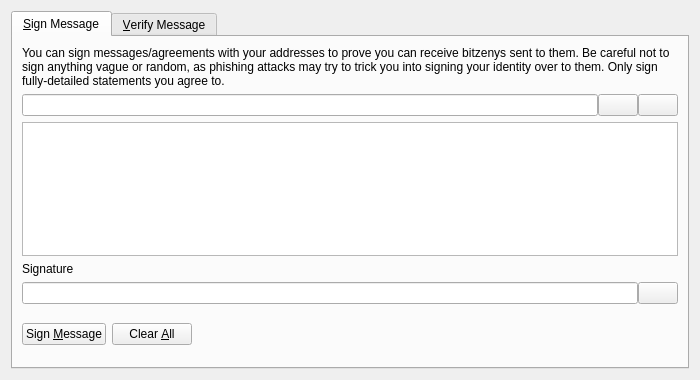
<?xml version="1.0" encoding="UTF-8"?>
<ui version="4.0">
 <class>SignVerifyMessageDialog</class>
 <widget class="QDialog" name="SignVerifyMessageDialog">
  <property name="geometry">
   <rect>
    <x>0</x>
    <y>0</y>
    <width>700</width>
    <height>380</height>
   </rect>
  </property>
  <property name="windowTitle">
   <string>Signatures - Sign / Verify a Message</string>
  </property>
  <property name="modal">
   <bool>true</bool>
  </property>
  <layout class="QVBoxLayout" name="verticalLayout">
   <item>
    <widget class="QTabWidget" name="tabWidget">
     <property name="currentIndex">
      <number>0</number>
     </property>
     <widget class="QWidget" name="tabSignMessage">
      <attribute name="title">
       <string>&amp;Sign Message</string>
      </attribute>
      <layout class="QVBoxLayout" name="verticalLayout_SM">
       <item>
        <widget class="QLabel" name="infoLabel_SM">
         <property name="text">
          <string>You can sign messages/agreements with your addresses to prove you can receive bitzenys sent to them. Be careful not to sign anything vague or random, as phishing attacks may try to trick you into signing your identity over to them. Only sign fully-detailed statements you agree to.</string>
         </property>
         <property name="textFormat">
          <enum>Qt::PlainText</enum>
         </property>
         <property name="wordWrap">
          <bool>true</bool>
         </property>
        </widget>
       </item>
       <item>
        <layout class="QHBoxLayout" name="horizontalLayout_1_SM">
         <property name="spacing">
          <number>0</number>
         </property>
         <item>
          <widget class="QValidatedLineEdit" name="addressIn_SM">
           <property name="toolTip">
            <string>The Bitzeny address to sign the message with</string>
           </property>
          </widget>
         </item>
         <item>
          <widget class="QPushButton" name="addressBookButton_SM">
           <property name="toolTip">
            <string>Choose previously used address</string>
           </property>
           <property name="text">
            <string/>
           </property>
           <property name="icon">
            <iconset resource="../bitzeny.qrc">
             <normaloff>:/icons/address-book</normaloff>:/icons/address-book</iconset>
           </property>
           <property name="shortcut">
            <string>Alt+A</string>
           </property>
           <property name="autoDefault">
            <bool>false</bool>
           </property>
          </widget>
         </item>
         <item>
          <widget class="QPushButton" name="pasteButton_SM">
           <property name="toolTip">
            <string>Paste address from clipboard</string>
           </property>
           <property name="text">
            <string/>
           </property>
           <property name="icon">
            <iconset resource="../bitzeny.qrc">
             <normaloff>:/icons/editpaste</normaloff>:/icons/editpaste</iconset>
           </property>
           <property name="shortcut">
            <string>Alt+P</string>
           </property>
           <property name="autoDefault">
            <bool>false</bool>
           </property>
          </widget>
         </item>
        </layout>
       </item>
       <item>
        <widget class="QPlainTextEdit" name="messageIn_SM">
         <property name="toolTip">
          <string>Enter the message you want to sign here</string>
         </property>
        </widget>
       </item>
       <item>
        <widget class="QLabel" name="signatureLabel_SM">
         <property name="text">
          <string>Signature</string>
         </property>
         <property name="textFormat">
          <enum>Qt::PlainText</enum>
         </property>
        </widget>
       </item>
       <item>
        <layout class="QHBoxLayout" name="horizontalLayout_2_SM">
         <property name="spacing">
          <number>0</number>
         </property>
         <item>
          <widget class="QLineEdit" name="signatureOut_SM">
           <property name="font">
            <font>
             <italic>true</italic>
            </font>
           </property>
           <property name="readOnly">
            <bool>true</bool>
           </property>
          </widget>
         </item>
         <item>
          <widget class="QPushButton" name="copySignatureButton_SM">
           <property name="toolTip">
            <string>Copy the current signature to the system clipboard</string>
           </property>
           <property name="text">
            <string/>
           </property>
           <property name="icon">
            <iconset resource="../bitzeny.qrc">
             <normaloff>:/icons/editcopy</normaloff>:/icons/editcopy</iconset>
           </property>
           <property name="autoDefault">
            <bool>false</bool>
           </property>
          </widget>
         </item>
        </layout>
       </item>
       <item>
        <layout class="QHBoxLayout" name="horizontalLayout_3_SM">
         <item>
          <widget class="QPushButton" name="signMessageButton_SM">
           <property name="toolTip">
            <string>Sign the message to prove you own this Bitzeny address</string>
           </property>
           <property name="text">
            <string>Sign &amp;Message</string>
           </property>
           <property name="icon">
            <iconset resource="../bitzeny.qrc">
             <normaloff>:/icons/edit</normaloff>:/icons/edit</iconset>
           </property>
           <property name="autoDefault">
            <bool>false</bool>
           </property>
          </widget>
         </item>
         <item>
          <widget class="QPushButton" name="clearButton_SM">
           <property name="toolTip">
            <string>Reset all sign message fields</string>
           </property>
           <property name="text">
            <string>Clear &amp;All</string>
           </property>
           <property name="icon">
            <iconset resource="../bitzeny.qrc">
             <normaloff>:/icons/remove</normaloff>:/icons/remove</iconset>
           </property>
           <property name="autoDefault">
            <bool>false</bool>
           </property>
          </widget>
         </item>
         <item>
          <spacer name="horizontalSpacer_1_SM">
           <property name="orientation">
            <enum>Qt::Horizontal</enum>
           </property>
           <property name="sizeHint" stdset="0">
            <size>
             <width>40</width>
             <height>48</height>
            </size>
           </property>
          </spacer>
         </item>
         <item>
          <widget class="QLabel" name="statusLabel_SM">
           <property name="font">
            <font>
             <weight>75</weight>
             <bold>true</bold>
            </font>
           </property>
           <property name="text">
            <string/>
           </property>
           <property name="wordWrap">
            <bool>true</bool>
           </property>
          </widget>
         </item>
         <item>
          <spacer name="horizontalSpacer_2_SM">
           <property name="orientation">
            <enum>Qt::Horizontal</enum>
           </property>
           <property name="sizeHint" stdset="0">
            <size>
             <width>40</width>
             <height>48</height>
            </size>
           </property>
          </spacer>
         </item>
        </layout>
       </item>
      </layout>
     </widget>
     <widget class="QWidget" name="tabVerifyMessage">
      <attribute name="title">
       <string>&amp;Verify Message</string>
      </attribute>
      <layout class="QVBoxLayout" name="verticalLayout_VM">
       <item>
        <widget class="QLabel" name="infoLabel_VM">
         <property name="text">
          <string>Enter the receiver's address, message (ensure you copy line breaks, spaces, tabs, etc. exactly) and signature below to verify the message. Be careful not to read more into the signature than what is in the signed message itself, to avoid being tricked by a man-in-the-middle attack. Note that this only proves the signing party receives with the address, it cannot prove sendership of any transaction!</string>
         </property>
         <property name="textFormat">
          <enum>Qt::PlainText</enum>
         </property>
         <property name="alignment">
          <set>Qt::AlignLeading|Qt::AlignLeft|Qt::AlignTop</set>
         </property>
         <property name="wordWrap">
          <bool>true</bool>
         </property>
        </widget>
       </item>
       <item>
        <layout class="QHBoxLayout" name="horizontalLayout_1_VM">
         <property name="spacing">
          <number>0</number>
         </property>
         <item>
          <widget class="QValidatedLineEdit" name="addressIn_VM">
           <property name="toolTip">
            <string>The Bitzeny address the message was signed with</string>
           </property>
          </widget>
         </item>
         <item>
          <widget class="QPushButton" name="addressBookButton_VM">
           <property name="toolTip">
            <string>Choose previously used address</string>
           </property>
           <property name="text">
            <string/>
           </property>
           <property name="icon">
            <iconset resource="../bitzeny.qrc">
             <normaloff>:/icons/address-book</normaloff>:/icons/address-book</iconset>
           </property>
           <property name="shortcut">
            <string>Alt+A</string>
           </property>
           <property name="autoDefault">
            <bool>false</bool>
           </property>
          </widget>
         </item>
        </layout>
       </item>
       <item>
        <widget class="QPlainTextEdit" name="messageIn_VM"/>
       </item>
       <item>
        <widget class="QValidatedLineEdit" name="signatureIn_VM"/>
       </item>
       <item>
        <layout class="QHBoxLayout" name="horizontalLayout_2_VM">
         <item>
          <widget class="QPushButton" name="verifyMessageButton_VM">
           <property name="toolTip">
            <string>Verify the message to ensure it was signed with the specified Bitzeny address</string>
           </property>
           <property name="text">
            <string>Verify &amp;Message</string>
           </property>
           <property name="icon">
            <iconset resource="../bitzeny.qrc">
             <normaloff>:/icons/transaction_0</normaloff>:/icons/transaction_0</iconset>
           </property>
           <property name="autoDefault">
            <bool>false</bool>
           </property>
          </widget>
         </item>
         <item>
          <widget class="QPushButton" name="clearButton_VM">
           <property name="toolTip">
            <string>Reset all verify message fields</string>
           </property>
           <property name="text">
            <string>Clear &amp;All</string>
           </property>
           <property name="icon">
            <iconset resource="../bitzeny.qrc">
             <normaloff>:/icons/remove</normaloff>:/icons/remove</iconset>
           </property>
           <property name="autoDefault">
            <bool>false</bool>
           </property>
          </widget>
         </item>
         <item>
          <spacer name="horizontalSpacer_1_VM">
           <property name="orientation">
            <enum>Qt::Horizontal</enum>
           </property>
           <property name="sizeHint" stdset="0">
            <size>
             <width>40</width>
             <height>48</height>
            </size>
           </property>
          </spacer>
         </item>
         <item>
          <widget class="QLabel" name="statusLabel_VM">
           <property name="font">
            <font>
             <weight>75</weight>
             <bold>true</bold>
            </font>
           </property>
           <property name="text">
            <string/>
           </property>
           <property name="wordWrap">
            <bool>true</bool>
           </property>
          </widget>
         </item>
         <item>
          <spacer name="horizontalSpacer_2_VM">
           <property name="orientation">
            <enum>Qt::Horizontal</enum>
           </property>
           <property name="sizeHint" stdset="0">
            <size>
             <width>40</width>
             <height>48</height>
            </size>
           </property>
          </spacer>
         </item>
        </layout>
       </item>
      </layout>
     </widget>
    </widget>
   </item>
  </layout>
 </widget>
 <customwidgets>
  <customwidget>
   <class>QValidatedLineEdit</class>
   <extends>QLineEdit</extends>
   <header>qt/qvalidatedlineedit.h</header>
  </customwidget>
 </customwidgets>
 <resources>
  <include location="../bitzeny.qrc"/>
 </resources>
 <connections/>
</ui>
